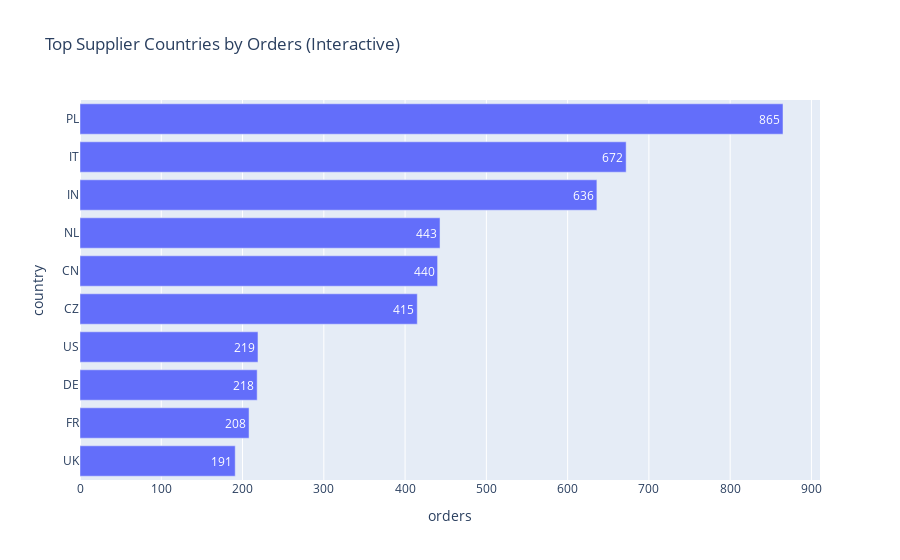

Source (notebook cell):
### Code cell
# Interactive bar by supplier country

# Consider only non-cancelled orders
active_orders = po[po['cancelled'] == 0].copy()

# Aggregate order counts by country
country_counts = (
    active_orders.groupby('country')
    .size()
    .reset_index(name='orders')
    .sort_values('orders', ascending=False)
)

# Plot top 20 countries
fig = px.bar(
    country_counts.head(20),
    x='orders',
    y='country',
    orientation='h',
    title='Top Supplier Countries by Orders (Interactive)',
    text='orders'
)
fig.update_layout(yaxis={'categoryorder':'total ascending'})
fig.show()

### Figure 1 — Plotly figure (JSON) as saved in the notebook; plotly's stock layout.template omitted (floating-point values rounded to 4 significant figures)
{"data": [{"alignmentgroup": "True", "hovertemplate": "orders=%{text}<br>country=%{y}<extra></extra>", "legendgroup": "", "marker": {"color": "#636efa", "pattern": {"shape": ""}}, "name": "", "offsetgroup": "", "orientation": "h", "showlegend": false, "text": [865, 672, 636, 443, 440, 415, 219, 218, 208, 191], "textposition": "auto", "type": "bar", "x": [865, 672, 636, 443, 440, 415, 219, 218, 208, 191], "xaxis": "x", "y": ["PL", "IT", "IN", "NL", "CN", "CZ", "US", "DE", "FR", "UK"], "yaxis": "y"}], "layout": {"barmode": "relative", "legend": {"tracegroupgap": 0}, "title": {"text": "Top Supplier Countries by Orders (Interactive)"}, "xaxis": {"anchor": "y", "domain": [0, 1], "title": {"text": "orders"}}, "yaxis": {"anchor": "x", "categoryorder": "total ascending", "domain": [0, 1], "title": {"text": "country"}}}}
